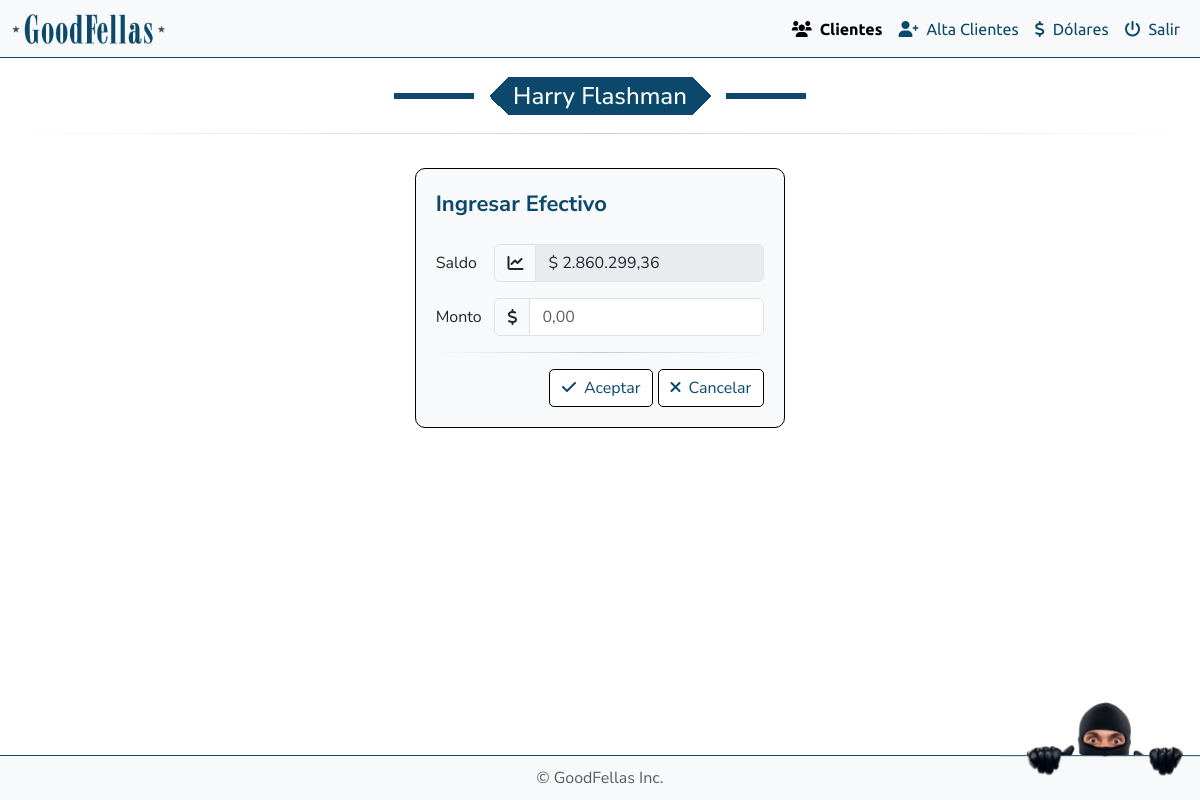
/funciones/ingresar_efectivo.php, run on an earlier commit of the app's database.
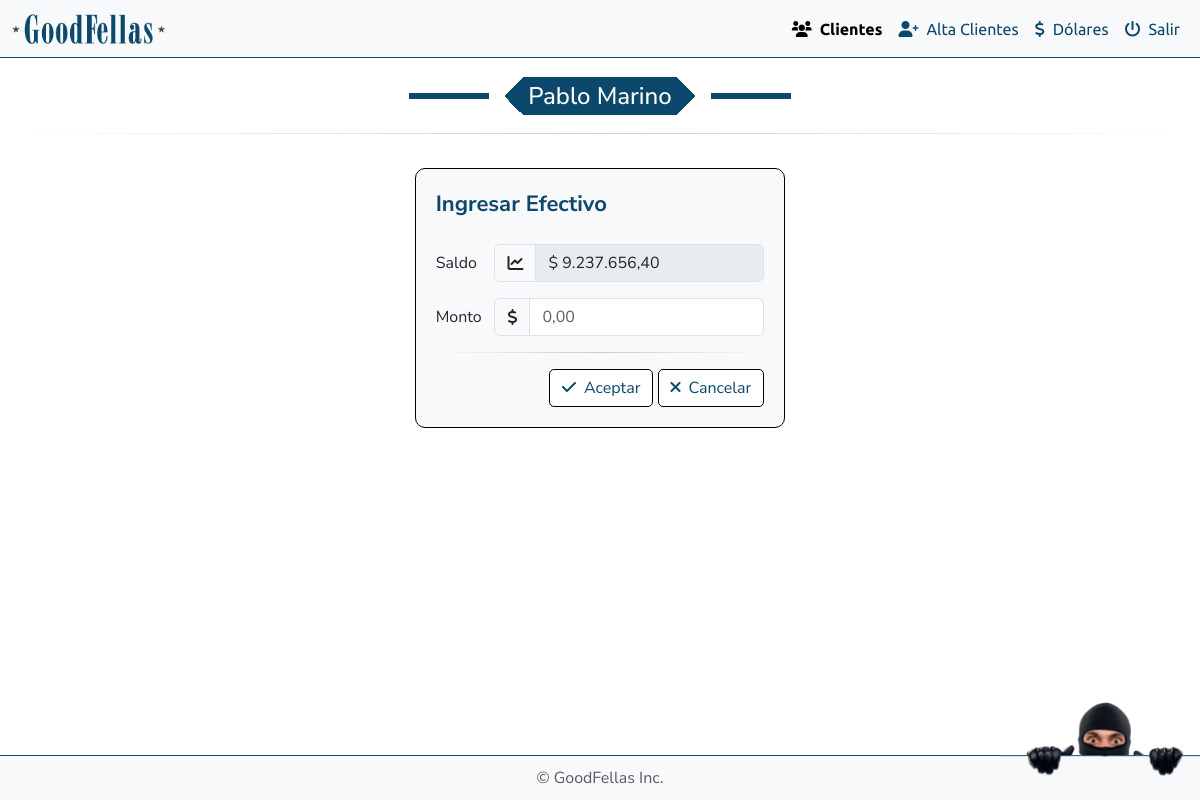
And on a later commit of the database.
### tables this page shows
CREATE TABLE `clientes` (
  `email` varchar(100) NOT NULL,
  `password` varchar(255) NOT NULL,
  `nombre` varchar(50) NOT NULL,
  `apellido` varchar(50) NOT NULL,
  `telefono` varchar(20) DEFAULT NULL,
  `corredora` varchar(100) DEFAULT NULL,
  `url` varchar(255) DEFAULT NULL,
  `cliente_id` int(11) NOT NULL
);

CREATE TABLE `balance` (
  `id` int(11) NOT NULL,
  `cliente_id` int(11) DEFAULT NULL,
  `efectivo` decimal(10,2) NOT NULL
);

### public_html/funciones/formato_dinero.php (called while the page is built, shortened)
<?php
if (!function_exists('formatear_dinero')) {
    function formatear_dinero($numero)
    {
        return number_format($numero, 2, ',', '.');
    }
}

### public_html/funciones/ingresar_efectivo.php (the view, shortened to what this page needs)
<?php
require_once '../../config/config.php';
require_once '../funciones/formato_dinero.php';
$cliente_id = isset($_GET['cliente_id']) ? $_GET['cliente_id'] : 1;
$sql = "SELECT nombre, apellido FROM clientes WHERE cliente_id = ?";
$stmt = $conn->prepare($sql);
$stmt->bind_param("i", $cliente_id);
$stmt->execute();
$stmt->bind_result($nombre, $apellido);
$sql_saldo = "SELECT efectivo FROM balance WHERE cliente_id = ?";
$stmt_saldo = $conn->prepare($sql_saldo);
$stmt_saldo->bind_param("i", $cliente_id);
$stmt_saldo->execute();
$stmt_saldo->bind_result($saldo_en_pesos);
$saldo_en_pesos_formateado = formatear_dinero($saldo_en_pesos);
$nombre_y_apellido = htmlspecialchars($nombre . ' ' . $apellido);
?>
<!DOCTYPE html>
<html lang="es">
<head>
    <link rel="stylesheet" href="https://cdn.jsdelivr.net/npm/bootstrap@5.3.0-alpha3/dist/css/bootstrap.min.css">
    <link rel="stylesheet" href="https://cdnjs.cloudflare.com/ajax/libs/bootstrap-icons/1.10.3/font/bootstrap-icons.min.css">
    <link rel="stylesheet" href="https://cdnjs.cloudflare.com/ajax/libs/font-awesome/6.0.0-beta3/css/all.min.css">
    <link rel="stylesheet" href="../css/style.css">
</head>
<body>
    <nav class="navbar navbar-expand-lg navbar-light bg-light fixed-top">
        <div class="container-fluid">
            <a class="navbar-brand" href="#">
                <img src="../img/logo.png" alt="Logo" title="GoodFellas" />
            </a>
            <div class="collapse navbar-collapse" id="navbarNavDropdown">
                <ul class="navbar-nav ms-auto">
                    <li class="nav-item">
                        <a class="nav-link active" href="../backend/lista_clientes.php"><i class="fa-solid fa-users me-2"></i>Clientes
                        </a>
                    </li>
                    <li class="nav-item">
                        <a class="nav-link" href="../backend/alta_clientes.php"><i class="fa-solid fa-user-plus me-2"></i>Alta Clientes
                        </a>
                    </li>
                    <li class="nav-item">
                        <a class="nav-link" href="../backend/dolares.php"><i class="fa-solid fa-dollar-sign me-2"></i>Dólares</a>
                    </li>
                    <li class="nav-item">
                        <a class="nav-link" href="../logout.php"><i class="fa-solid fa-power-off me-2"></i>Salir
                        </a>
                    </li>
                </ul>
            </div>
        </div>
    </nav>
    <div class="row mx-2 mt-navbar">
        <div class="col-12 text-center">
            <h4 class="fancy"><?php echo $nombre_y_apellido; ?></h4>
        </div>
        <hr class="mod">
        <div class="col-4"></div>
        <div class="col-4 text-center">
            <div class="container-fluid my-4 efectivo">
                <h5 class="me-2 cartera titulo-botones mb-4">Ingresar Efectivo</h5>
                <form id="compra_acciones" method="POST" action="">
                    <div class="row mb-3 align-items-center">
                        <label for="saldo" class="col-sm-2 col-form-label">Saldo</label>
                        <div class="col-sm-10">
                            <div class="input-group">
                                <span class="input-group-text bg-light"><i class="fa-solid fa-chart-line"></i></span>
                                <input type="text" class="form-control" id="saldo" name="saldo"
                                    value="$ <?php echo $saldo_en_pesos_formateado; ?>" readonly disabled>
                            </div>
                        </div>
                    </div>
                    <div class="row mb-3 align-items-center">
                        <label for="monto" class="col-sm-2 col-form-label">Monto</label>
                        <div class="col-sm-10">
                            <div class="input-group">
                                <span class="input-group-text bg-light"><i class="fa-solid fa-dollar-sign"></i></span>
                                <input type="text" step="0.01" class="form-control" id="monto" name="monto"
                                    placeholder="0,00" required>
                            </div>
                        </div>
                    </div>
                    <hr class="mod mb-3">
                    <div class="text-end">
                        <button type="submit" class="btn btn-custom ver"><i class="fa-solid fa-check me-2"></i>Aceptar</button>
                        <button type="button" class="btn btn-custom eliminar"
                            onclick="window.location.href='../backend/lista_clientes.php'">
                            <i class="fa-solid fa-times me-2"></i>Cancelar</button>
                    </div>
                </form>
            </div>
        </div>
        <div class="col-4"></div>
    </div>
    <img id="fixed-image" src="../img/chorro.png" alt="Imagen Fija" />
    <footer class="footer bg-light">
        <div class="container">
            <span class="text-muted">© GoodFellas Inc.</span>
        </div>
    </footer>
</body>
</html>

### public_html/css/style.css (style rules this page uses)
body { font-family: "Nunito Sans", serif; }
body { display: flex; flex-direction: column; min-height: 100vh; }
.footer { background-color: #f8f9fa; text-align: center; padding: 10px 0; border-top: 1px solid #0B486B; position: fixed; width: 100%; bottom: 0; }
.nav-link { color: #0B486B; font-family: "Ubuntu", serif; }
.nav-link.active { color: #0B486B; font-weight: bold; }
.fancy { --b: 6px; --w: 80px; --g: 15px; --c: #0B486B; width: fit-content; font-family: "Nunito Sans", serif; padding: 0 1em; line-height: 1.6em; color: #fff; background: conic-gradient(from 45deg at left ,var(--c) 25%,#0000 0) 0, conic-gradient(from -135deg at right,var(--c) 25%,#0000 0) 100%; background-size: 51% 100%; background-repeat: no-repeat; border-image: linear-gradient( #0000 calc(50% - var(--b)/2), var(--c) 0 calc(50% + var(--b)/2), #0000 0) 1/0 var(--w)/calc(var(--w) + var(--g)); margin-inline: auto; }
hr.mod { border: 0; height: 1px; background-image: linear-gradient(to right, rgba(0, 0, 0, 0), rgba(0, 0, 0, 0.75), rgba(0, 0, 0, 0)); margin: 10px 0px 10px 0px; }
h5 { font-weight: 300; font-size: 22px; line-height: 1.4em; color: #404040; font-family: "Nunito Sans", serif; }
.btn-custom { border: 1px solid #000000; background-color: #fff; color: #0B486B; border-radius: 5px; }
.efectivo { border: 1px solid black; border-radius: 10px; background-color: #f8f9fa; padding: 20px; align-items: center; justify-content: space-between; }
.titulo-botones { display: flex; flex-direction: column; align-items: flex-start; width: 100%; }
.cartera { color: #0B486B; font-weight: bold; }
.navbar { border-bottom: 1px solid #0B486B; }
.navbar-brand { left: 1rem; }
.navbar-brand img { height: 30px; }
.mt-navbar { margin-top: 77px; }
form label { display: block; text-align: right; }
#fixed-image { position: fixed; bottom: 22.81px; right: 0; z-index: 9999; width: 200px; }

What changed in the data, as far as the page shows it:
removed balance: saldo "$ 2.860.299,36"
changed clientes: nombre_y_apellido "Harry Flashman" → "Pablo Marino"
added balance: saldo "$ 9.237.656,40"
